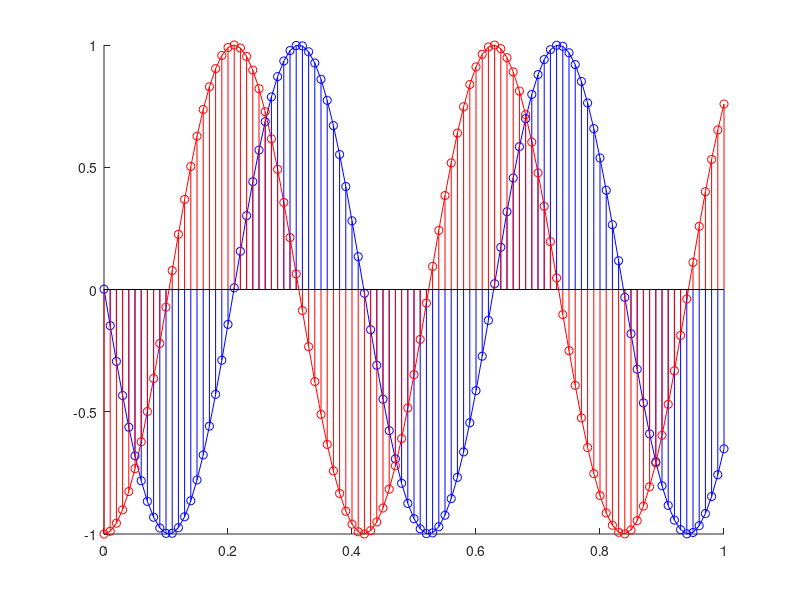

The MATLAB source for this figure: (Note: this script raises an error after producing the figure.)
N = 2;
w = 15;
phi = 3.14;
alfa = 20;

n=0 : 0.01 : N-1;
imp_unit = eye(1,N);  % impuls unitar
tr_unit = ones(1,N);  % treapta unitate
e = alfa.^n ; % semnal exponential
sin_real = sin(w * n + phi); % sinusoida reala
j = sqrt(-1);
sin_compl = exp(j * (w * n + phi));  %sinusoida complexa

figure ; hold on;
plot(n, sin_real, 'b'); 
plot(n, sin_compl, 'r');
stem(n, sin_real, 'b') ;
stem(n, sin_compl, 'r') ;
hold off;

x1 = e;
x2 = sin_real;
xs = x1 + x2;
xm = x1 .* x2;
xc = conv(x1,x2); %convolutie intre semnalele x1 si x2

x = rand(1,N) ; %generam o matrice random de 1xN
xn = randn(1,N) ;
mean(x)';  %calculam media
r = xcorr(x,'unbiased') ; %autocorelatia nedeviata
rx = xcorr(x,'biased') ; %autocorelatia deviata
re = xcov(x,'unbiased') ; %autocovariatia nedeviata
rxe = xcov(x,'biased') ; %autocovariatia deviata

%Semnale audio
%FS=50;
x = audioread('xilo.wav');